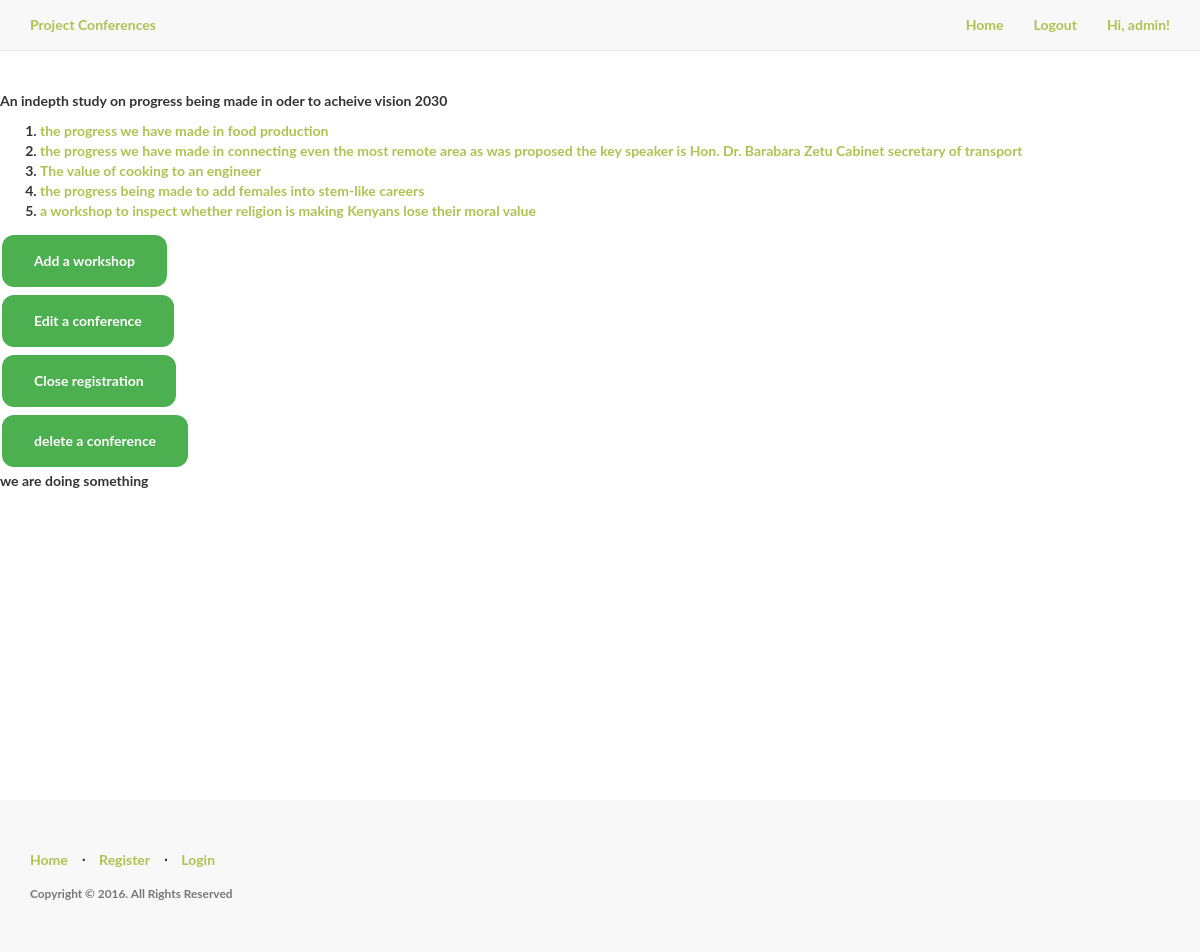
The app's page /Conference/1/ (signed in) with its own data.
### myapp/models.py (models this page shows, shortened)
class Participant(UserMixin,db.Model):
    __tablename__='participants'
    id=db.Column(db.Integer,primary_key=True)
    name=db.Column(db.String(50),)
    email= db.Column(db.String(60),unique=True)
    password_hash=db.Column(db.String(128))
    is_admin = db.Column(db.Boolean, default=False)
    @property
    def password(self):
        """
        Prevent pasword from being accessed
        """
        raise AttributeError('password is not a readable attribute.')

class Conference(db.Model):
    __tablename__ = 'conferences'
    id = db.Column(db.Integer, primary_key=True)
    name = db.Column(db.String(60) )
    description = db.Column(db.String(200))
    startdate = db.Column(db.Date,unique=True)
    enddate = db.Column(db.Date,unique=True)
    registrationClosed = db.Column(db.Boolean,default=False)

class Workshop(db.Model):
    __tablename__= 'workshops'
    id = db.Column(db.Integer,primary_key=True)
    name = db.Column(db.String(60))
    description = db.Column(db.String(200))
    starttime = db.Column(db.DateTime)
    endtime = db.Column(db.DateTime)
    duration = db.Column(db.Interval)
    conference_id= db.Column(db.Integer, db.ForeignKey('conferences.id',ondelete='CASCADE'))
    def __repr__(self):
        return self.description

### myapp/home/views.py (the view)
@home.route('/Conference/<confid>/',methods=['GET','POST'])
@login_required
def seeconf(confid):
    currconf=Conference.query.filter_by(id=int(confid))
    myworkshops=Workshop.query.filter_by(conference_id=int(confid))
    events= []
    if currconf[0].registrationClosed:
        for workshop in myworkshops:
             events.append(Event.query.filter_by(workshop_id=workshop.id)[0])
    return render_template('home/conf.html',conf=currconf ,workshops=myworkshops,events=events )

### myapp/models.py (called while the page is built)
@login_manager.user_loader
def load_user(user_id):
    return Participant.query.get(int(user_id))

### myapp/templates/home/conf.html (shortened to what this page needs)
<!DOCTYPE HTML>
{% import "bootstrap/wtf.html" as wtf %}
{% import "bootstrap/utils.html" as utils %}
{% extends "base.html" %}
{%block body%}
<head>
      <link href="{{ url_for('static', filename='css/style.css') }}" rel="stylesheet">
</head>
<body>
  <div class="content-section">
    <br/>
    <br/>
<p>
  {%for aconf in conf%}
   {{aconf.description}}
  {%endfor%}
</p>
 {%if conf[0].registrationClosed%}
 <table style="width:80%%;margin-top:30px; margin-left:200px;">
   <caption>{{monthname}} / {{year}}</caption>
  <tr>
    <th>Room number</th>
    <th>Floor number</th>
    <th>Workshop name</th>
    <th>Participants</th>
    <th>starttime</th>
    <th>endtime</th>
  </tr>
  {%for event in events%}
      <tr>
          <td> {{event.room_number}}</td>
          <td>{{event.floor_number}}</td>
          <td> {{event.workshopname}} </td>
          <td>{{event.participants}}</td>
          <td>{{event.starttime}}</td>
          <td>{{event.endtime}}</td>
      </tr>
  {%endfor%}
</table>
<form action= " {{url_for('admin.openregistration',confid=conf[0].id)}}" >
    <input type="submit" value="Open registration" />
</form>
 {%else%}
  <ol>
     {%for workshop in workshops%}
       <li><a href="/Workshop/{{workshop.id}}/" >{{workshop}}</a></li>
     {%endfor%}
  </ol>
  {%if current_user.is_authenticated%}
   {%if current_user.is_admin%}
   <form action= " {{url_for('admin.add_workshop',confid=conf[0].id)}}" >
       <input type="submit" value="Add a workshop" />
   </form>
  <form action= "{{url_for('admin.edit_conference',confid=conf[0].id)}}">
      <input type="submit" value="Edit a conference" />
    </form>
      <form action= " {{url_for('admin.endregistration',confid=conf[0].id)}}" >
          <input type="submit" value="Close registration" />
      </form>
      <form action= "{{url_for('admin.delete_conference',confid=conf[0].id)}}">
          <input type="submit" value="delete a conference" />
        </form>
   {%endif%}
  {%endif%}
  <p>we are doing something</p>
{%endif%}
</div>
  {%endblock%}

### myapp/templates/base.html (shortened to what this page needs)
<!DOCTYPE html>
<html lang="en">
<head>
    <link href="https://maxcdn.bootstrapcdn.com/bootstrap/3.3.7/css/bootstrap.min.css" rel="stylesheet">
    <link href="{{ url_for('static', filename='css/style.css') }}" rel="stylesheet">
</head>
<body>
    <nav class="navbar navbar-default navbar-fixed-top topnav" role="navigation">
        <div class="container topnav">
          <div class="navbar-header">
              <a class="navbar-brand topnav" href="{{ url_for('home.homepage') }}">Project Conferences</a>
          </div>
          <div class="collapse navbar-collapse" id="bs-example-navbar-collapse-1">
              <ul class="nav navbar-nav navbar-right">
                {% if current_user.is_authenticated %}
                <li><a href="{{ url_for('home.homepage') }}">Home</a></li>
                <li><a href="{{ url_for('auth.logout') }}">Logout</a></li>
                <li><a>  Hi, {{ current_user.name }}!</a></li>
              {% else %}
                <li><a href="{{ url_for('home.homepage') }}">Home</a></li>
                <li><a href="{{ url_for('auth.register') }}">Register</a></li>
                <li><a href="{{ url_for('auth.login') }}">Login</a></li>
              {% endif %}
</ul>
          </div>
        </div>
    </nav>
    <div class="wrapper">
      {% block body %}
      {% endblock %}
      <div class="push"></div>
    </div>
    <footer>
        <div class="container">
            <div class="row">
                <div class="col-lg-12">
                    <ul class="list-inline">
                        <li><a href="{{ url_for('home.homepage') }}">Home</a></li>
                        <li class="footer-menu-divider">⋅</li>
                        <li><a href="#">Register</a></li>
                        <li class="footer-menu-divider">⋅</li>
                        <li><a href="#">Login</a></li>
                    </ul>
                    <p class="copyright text-muted small">Copyright © 2016. All Rights Reserved</p>
                </div>
            </div>
        </div>
    </footer>
</body>
</html>

### myapp/static/css/style.css (style rules this page uses)
body, html { width: 100%; height: 100%; }
body, h1, h2, h3 { font-family: "Lato", "Helvetica Neue", Helvetica, Arial, sans-serif; font-weight: 700; }
a, .navbar-default .navbar-brand, .navbar-default .navbar-nav>li>a { color: #aec251; }
footer { padding: 50px 0; background-color: #f8f8f8; }
p.copyright { margin: 15px 0 0; }
.content-section { padding: 50px 0; border-top: 1px solid #e7e7e7; }
.footer, .push { clear: both; height: 4em; }
.topnav { font-size: 14px; }
.wrapper { min-height: 100%; height: auto !important; height: 100%; margin: 20 auto -4em; }

### myapp/templates/home/conf.html (style rules this page uses)
input[type=button], input[type=submit], input[type=reset] { background-color: #4CAF50; border: none; color: white; padding: 16px 32px; border-radius: 12px; text-decoration: none; margin: 4px 2px; cursor: pointer; }

### records on screen
Participant: name "admin"
Conference: description "An indepth study on progress being made in oder to acheive vision 2030"
Workshop: description "the progress we have made in food production"
Workshop: description "the progress we have made in connecting even the most remote area as was proposed the key speaker is Hon. Dr. Barabara Zetu Cabinet secretary of transport"
Workshop: description "The value of cooking to an engineer"
Workshop: description "the progress being made to add females into stem-like careers"
Workshop: description "a workshop to inspect whether religion is making Kenyans lose their moral value"
